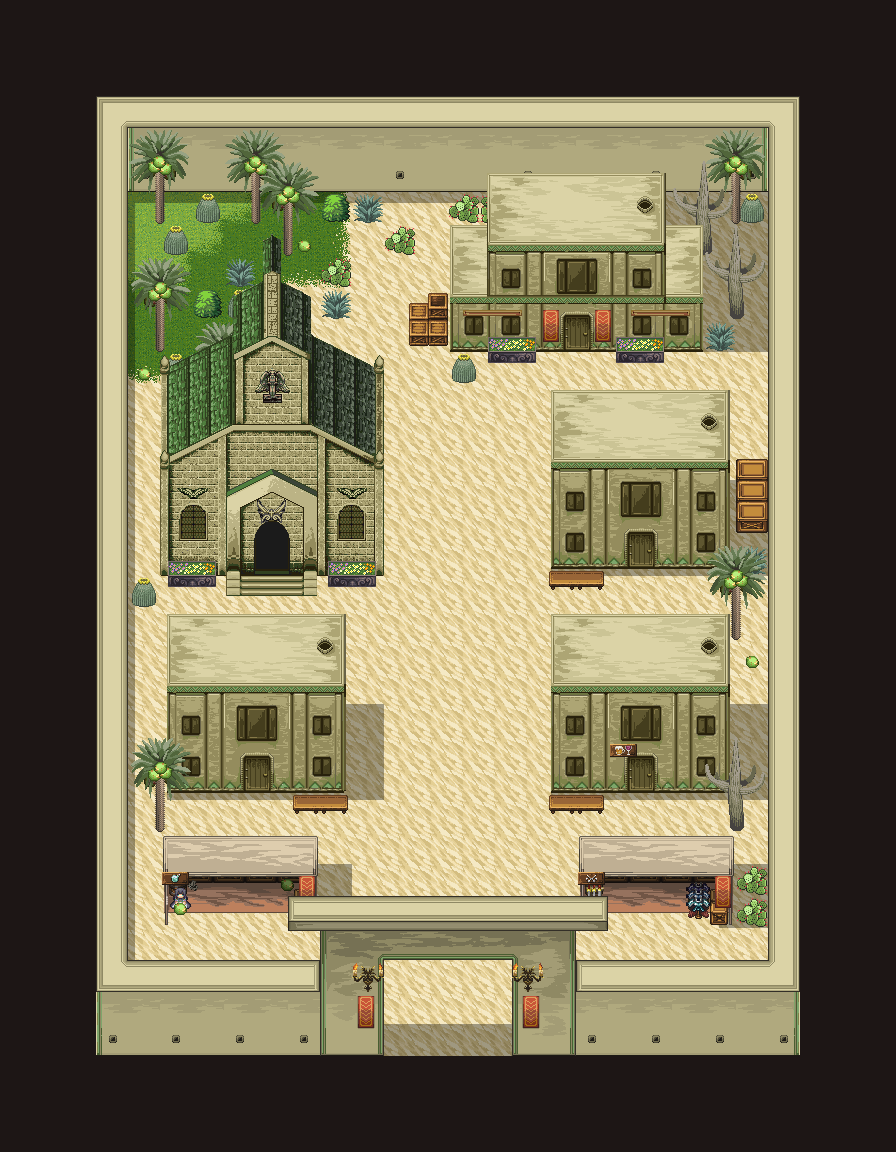

This game map was drawn from its Tiled (.tmx) file and the tilesets committed beside it. A one-line description and the trimmed map source follow:
An orthogonal 28x36 tile map with 32x32 px tiles, 15 tile layers (floor, madgrass, grass, shadow, ...).

<map version="1.9" tiledversion="1.9.1" orientation="orthogonal" renderorder="right-down" width="28" height="36" tilewidth="32" tileheight="32" infinite="0" nextlayerid="16" nextobjectid="1">
  <tileset firstgid="1" source="../31_tsx/31_Desert_towns_3x.tsx" />
  <layer id="2" name="floor" width="28" height="36">
    <data>[1008 cells, 660 non-empty, 1 distinct tile ids]</data>
  </layer>
  <layer id="5" name="madgrass" width="28" height="36">
    <data>[1008 cells, 34 non-empty, 5 distinct tile ids]</data>
  </layer>
  <layer id="6" name="grass" width="28" height="36">
    <data>[1008 cells, 9 non-empty, 4 distinct tile ids]</data>
  </layer>
  <layer id="12" name="shadow" width="28" height="36">
    <data>[1008 cells, 138 non-empty, 6 distinct tile ids]</data>
  </layer>
  <layer id="13" name="plant" width="28" height="36">
    <data>[1008 cells, 17 non-empty, 4 distinct tile ids]</data>
  </layer>
  <layer id="3" name="wall1" width="28" height="36">
    <data>[1008 cells, 156 non-empty, 34 distinct tile ids]</data>
  </layer>
  <layer id="7" name="tree1" width="28" height="36">
    <data>[1008 cells, 34 non-empty, 10 distinct tile ids]</data>
  </layer>
  <layer id="9" name="house1" width="28" height="36">
    <data>[1008 cells, 197 non-empty, 135 distinct tile ids]</data>
  </layer>
  <layer id="14" name="furniture1" width="28" height="36">
    <data>[1008 cells, 42 non-empty, 18 distinct tile ids]</data>
  </layer>
  <layer id="11" name="chara" width="28" height="36">
    <data>[1008 cells, 0 non-empty, 0 distinct tile ids]</data>
  </layer>
  <layer id="8" name="tree2" width="28" height="36">
    <data>[1008 cells, 34 non-empty, 9 distinct tile ids]</data>
  </layer>
  <layer id="10" name="house2" width="28" height="36">
    <data>[1008 cells, 71 non-empty, 59 distinct tile ids]</data>
  </layer>
  <layer id="15" name="furniture2" width="28" height="36">
    <data>[1008 cells, 3 non-empty, 3 distinct tile ids]</data>
  </layer>
  <layer id="4" name="wall2" width="28" height="36">
    <data>[1008 cells, 32 non-empty, 22 distinct tile ids]</data>
  </layer>
  <layer id="1" name="black" width="28" height="36">
    <data>[1008 cells, 348 non-empty, 1 distinct tile ids]</data>
  </layer>
</map>
